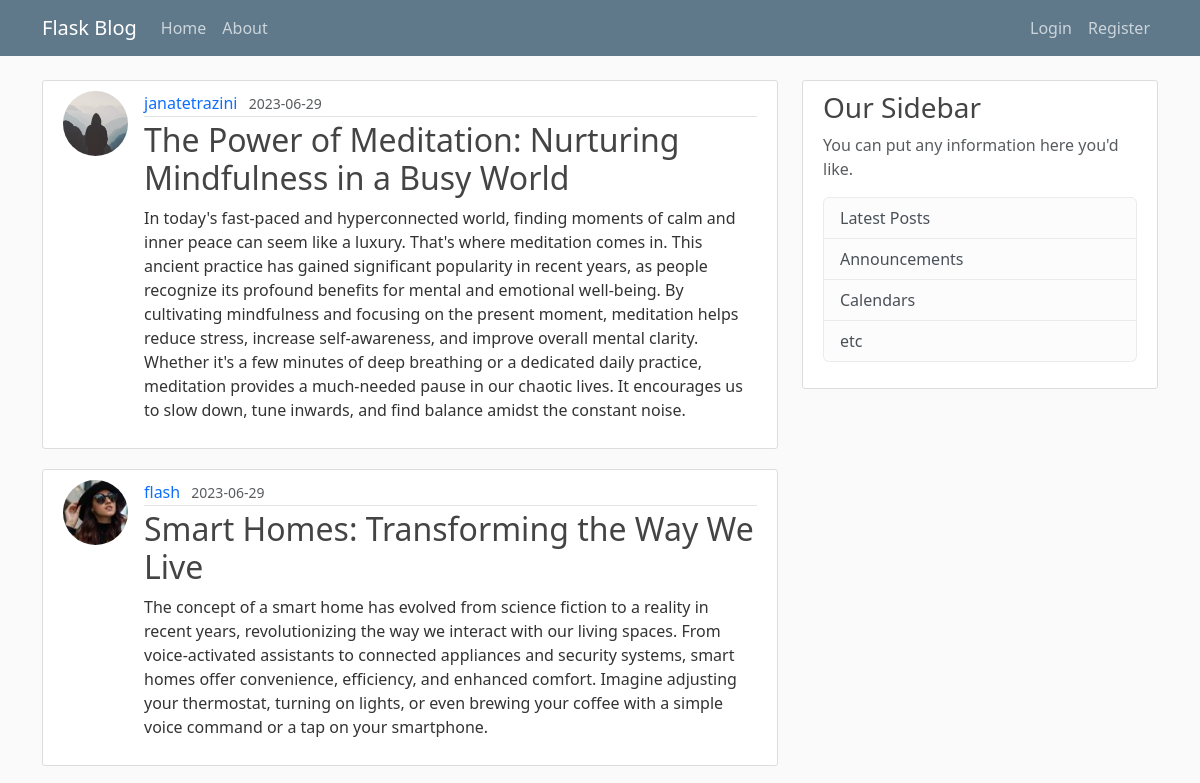
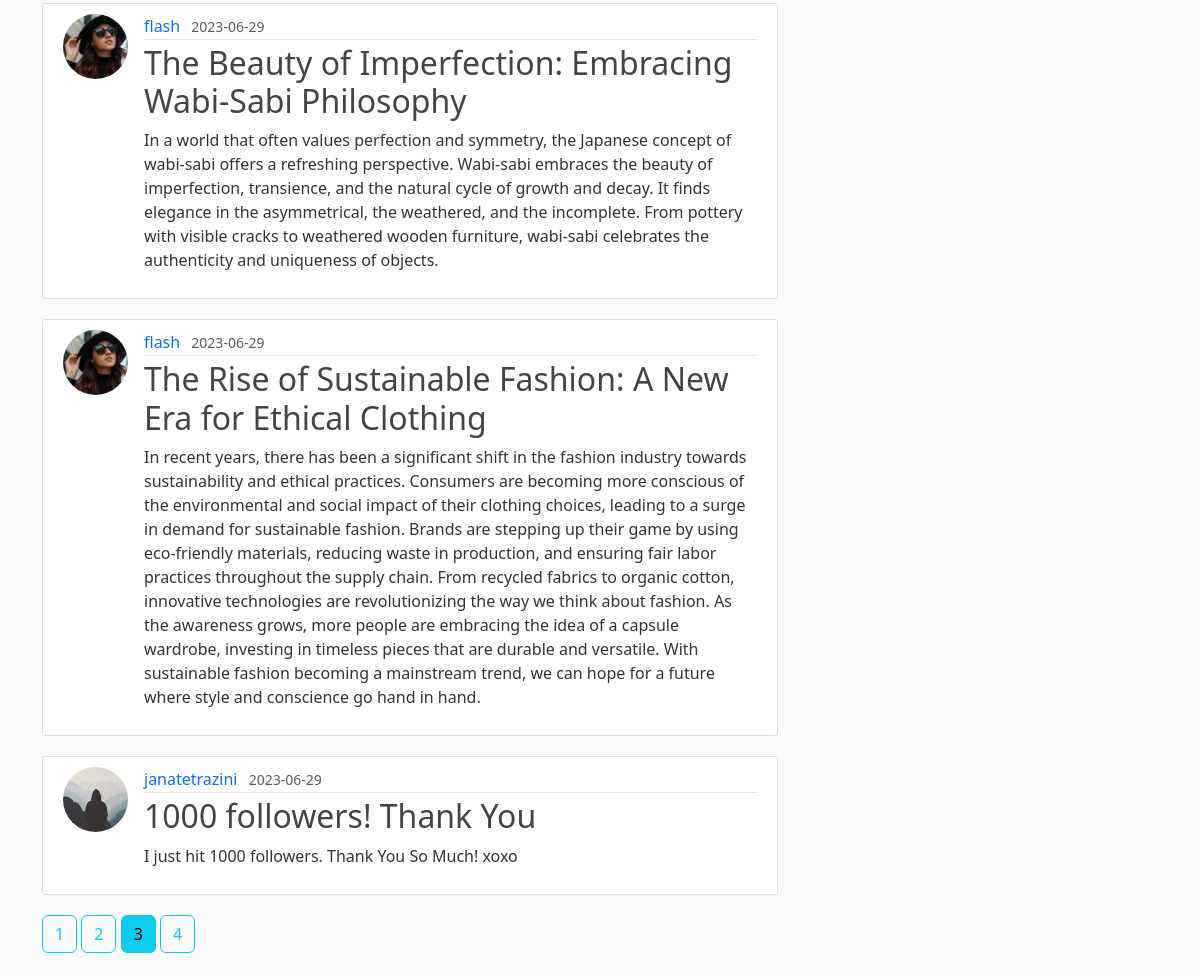
Screenshot of /home?page=3 with the database file from the repository (2 pictures, top to bottom).
### flaskblog/models.py (models this page shows, shortened)
class Post(db.Model):
    id = db.Column(db.Integer, primary_key=True)
    title = db.Column(db.String(100), nullable=False)
    date_posted = db.Column(db.DateTime, nullable=False, default=datetime.utcnow)
    content = db.Column(db.Text, nullable=False)
    user_id = db.Column(db.Integer, db.ForeignKey('user.id'), nullable=False)

class User(db.Model, UserMixin):
    id = db.Column(db.Integer, primary_key=True)
    username = db.Column(db.String(20), unique=True, nullable=False)
    email = db.Column(db.String(120), unique=True, nullable=False)
    image_file = db.Column(db.String(20), nullable=False, default='default.jpg')
    password = db.Column(db.String(60), nullable=False)
    posts = db.relationship('Post', backref='author', lazy=True)

### flaskblog/main/routes.py (the view)
@main.route("/")
@main.route("/home")
def home():
    page = request.args.get('page', 1, type=int)
    posts = Post.query.order_by(Post.date_posted.desc()).paginate(page=page, per_page=5)
    return render_template('home.html', posts=posts)

### flaskblog/templates/home.html
{% extends "layout.html" %}
{% block content %}
	{% for post in posts.items %}
		<article class="media new-content-section">
		  <img class="rounded-circle article-img"  src="{{ url_for('static', filename='profile_pics/' + post.author.image_file) }}">
		  <div class="media-body">
		    <div class="article-metadata">
		      <a class="username" style="text-decoration: none" href="{{ url_for('users.user_posts', username=post.author.username) }}">{{ post.author.username }}</a>
		      <small class="text-muted">{{ post.date_posted.strftime('%Y-%m-%d') }}</small>
		    </div>
		    <h2><a class="article-title" style="text-decoration: none" href="{{ url_for('posts.post', post_id=post.id) }}">{{ post.title }}</a></h2>
		    <p class="article-content">{{ post.content }}</p>
		  </div>
		</article>
	{% endfor %}
	{% for page_num in posts.iter_pages(left_edge=1, right_edge=1, left_current=1, right_current=2) %}
		{% if page_num %}
			{% if posts.page == page_num %}
				<a class="btn btn-info mb-4" href="{{ url_for('main.home', page=page_num) }}">{{ page_num }}</a>
			{% else %}
				<a class="btn btn-outline-info mb-4" href="{{ url_for('main.home', page=page_num) }}">{{ page_num }}</a>
			{% endif %}
		{% else %}
			...
		{% endif %}
	{% endfor %}
{% endblock content %}

### flaskblog/static/main.css (style rules this page uses)
body { background: #fafafa; color: #333333; margin-top: 5rem; }
h1, h2, h3, h4, h5, h6 { color: #444444; }
.article-title { color: #444444; }
.article-content { white-space: pre-line; }
.article-img { height: 65px; width: 65px; margin-right: 16px; margin-bottom: 5px; object-fit: cover; }
.article-metadata { padding-bottom: 1px; margin-bottom: 4px; border-bottom: 1px solid #e3e3e3 }
.media-body { flex: 1; }
.new-content-section { background: #ffffff; padding: 10px 20px; border: 1px solid #dddddd; border-radius: 3px; margin-bottom: 20px; display: flex; align-items: flex-start; }
.username { margin-right: 7px; }

### rows the page displays
Post: image_file (placeholder picture), author.username "janatetrazini", date_posted "2023-06-29", title "The Power of Meditation: Nurturing Mindfulness in a Busy World", content "In today's fast-paced and hyperconnected world, finding moments of calm and inner peace can seem like a luxury. That's where meditation comes in. This ancient practice has gained significant popularity in recent years, as people recognize its profound benefits for mental and emotional well-being. By cultivating mindfulness and focusing on the present moment, meditation helps reduce stress, increase self-awareness, and improve overall mental clarity. Whether it's a few minutes of deep breathing or a dedicated daily practice, meditation provides a much-needed pause in our chaotic lives. It encourages us to slow down, tune inwards, and find balance amidst the constant noise."
Post: image_file (picture), author.username "flash", date_posted "2023-06-29", title "Smart Homes: Transforming the Way We Live", content "The concept of a smart home has evolved from science fiction to a reality in recent years, revolutionizing the way we interact with our living spaces. From voice-activated assistants to connected appliances and security systems, smart homes offer convenience, efficiency, and enhanced comfort. Imagine adjusting your thermostat, turning on lights, or even brewing your coffee with a simple voice command or a tap on your smartphone."
Post: image_file (picture), author.username "flash", date_posted "2023-06-29", title "The Beauty of Imperfection: Embracing Wabi-Sabi Philosophy", content "In a world that often values perfection and symmetry, the Japanese concept of wabi-sabi offers a refreshing perspective. Wabi-sabi embraces the beauty of imperfection, transience, and the natural cycle of growth and decay. It finds elegance in the asymmetrical, the weathered, and the incomplete. From pottery with visible cracks to weathered wooden furniture, wabi-sabi celebrates the authenticity and uniqueness of objects."
Post: image_file (picture), author.username "flash", date_posted "2023-06-29", title "The Rise of Sustainable Fashion: A New Era for Ethical Clothing", content "In recent years, there has been a significant shift in the fashion industry towards sustainability and ethical practices. Consumers are becoming more conscious of the environmental and social impact of their clothing choices, leading to a surge in demand for sustainable fashion. Brands are stepping up their game by using eco-friendly materials, reducing waste in production, and ensuring fair labor practices throughout the supply chain. From recycled fabrics to organic cotton, innovative technologies are revolutionizing the way we think about fashion. As the awareness grows, more people are embracing the idea of a capsule wardrobe, investing in timeless pieces that are durable and versatile.…"
Post: image_file (placeholder picture), author.username "janatetrazini", date_posted "2023-06-29", title "1000 followers! Thank You", content "I just hit 1000 followers. Thank You So Much! xoxo"

### other values shown
{{ page_num }} "1" "2" "4"
{{ page_num }} "3"
